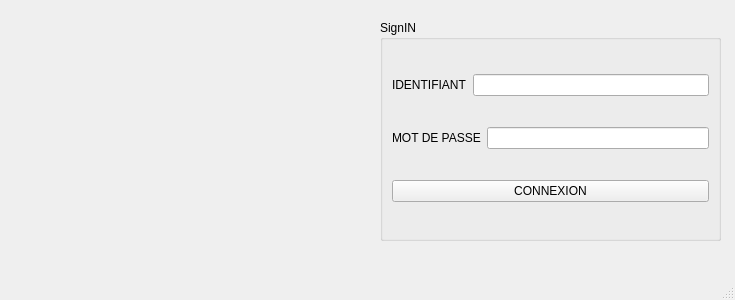
<?xml version="1.0" encoding="UTF-8"?>
<ui version="4.0">
 <class>MainWindow</class>
 <widget class="QMainWindow" name="MainWindow">
  <property name="geometry">
   <rect>
    <x>0</x>
    <y>0</y>
    <width>735</width>
    <height>300</height>
   </rect>
  </property>
  <property name="windowTitle">
   <string>MainWindow</string>
  </property>
  <widget class="QWidget" name="centralwidget">
   <widget class="QGroupBox" name="groupBox">
    <property name="geometry">
     <rect>
      <x>380</x>
      <y>20</y>
      <width>341</width>
      <height>221</height>
     </rect>
    </property>
    <property name="title">
     <string>SignIN</string>
    </property>
    <layout class="QVBoxLayout" name="verticalLayout">
     <item>
      <layout class="QHBoxLayout" name="horizontalLayout">
       <item>
        <widget class="QLabel" name="label">
         <property name="text">
          <string>IDENTIFIANT</string>
         </property>
        </widget>
       </item>
       <item>
        <widget class="QLineEdit" name="lineEdit_IDENT"/>
       </item>
      </layout>
     </item>
     <item>
      <layout class="QHBoxLayout" name="horizontalLayout_2">
       <item>
        <widget class="QLabel" name="label_2">
         <property name="text">
          <string>MOT DE PASSE</string>
         </property>
        </widget>
       </item>
       <item>
        <widget class="QLineEdit" name="lineEdit_MDP"/>
       </item>
      </layout>
     </item>
     <item>
      <widget class="QPushButton" name="pushButton_connexion">
       <property name="text">
        <string>CONNEXION</string>
       </property>
      </widget>
     </item>
    </layout>
   </widget>
   <widget class="QLabel" name="label_img">
    <property name="geometry">
     <rect>
      <x>80</x>
      <y>30</y>
      <width>241</width>
      <height>201</height>
     </rect>
    </property>
    <property name="text">
     <string/>
    </property>
   </widget>
  </widget>
  <widget class="QMenuBar" name="menubar">
   <property name="geometry">
    <rect>
     <x>0</x>
     <y>0</y>
     <width>735</width>
     <height>22</height>
    </rect>
   </property>
  </widget>
  <widget class="QStatusBar" name="statusbar"/>
 </widget>
 <resources/>
 <connections/>
</ui>
